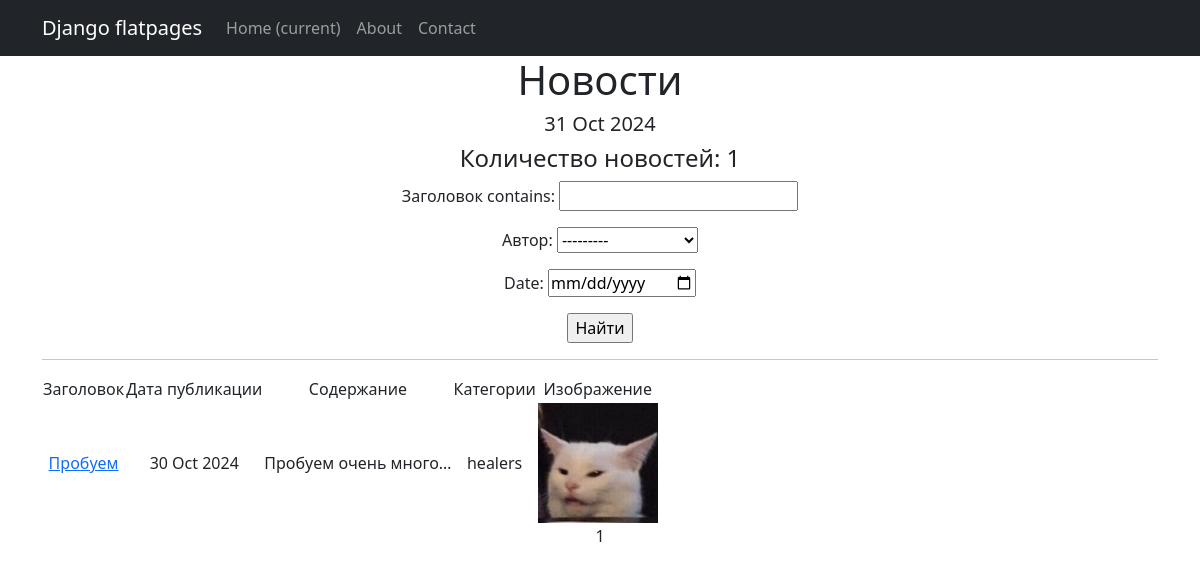
The page /board/search/ on the database its author committed.
### board/models.py (models this page shows, shortened)
class Post(models.Model):
    tanks = 'TT'
    healers = 'HL'
    damage_dealers = 'DD'
    dealers = 'DL'
    guild_masters = 'GM'
    quest_givers = 'QG'
    blacksmiths = 'BM'
    tanners = 'TN'
    potion_makers = 'PM'
    spell_masters = 'SM'
    CATEGORIES = [
        ('tanks', 'Танки'),
        ('healers', 'Хилы'),
        ('damage_dealers', 'ДД'),
        ('dealers', 'Торговцы'),
        ('guild_masters', 'Гилдмастеры'),
        ('quest_givers', 'Квестгиверы'),
        ('blacksmiths', 'Кузнецы'),
        ('tanners', 'Кожевники'),
        ('potion_makers', 'Зельевары'),
        ('spell_masters', 'Мастера заклинаний')
    ]
    category = models.CharField(max_length=15, choices=CATEGORIES, verbose_name='Категория')
    author = models.ForeignKey(User, on_delete=models.CASCADE, verbose_name='Автор')
    datetime_in = models.DateTimeField(auto_now_add=True)
    heading = models.CharField(max_length=60, verbose_name='Заголовок')
    text = models.TextField(verbose_name='Текст')
    image = models.ImageField(upload_to=get_path_upload_image, null=True, blank=True, verbose_name='Изображение')
    video = models.FileField(upload_to=get_path_upload_video, null=True, blank=True, verbose_name='Видео')

### board/views.py (the view)
# urls.py: path('', PostsList.as_view(), name='post_list'),
class PostsList(ListView):
    model = Post
    ordering = '-datetime_in'
    context_object_name = 'post'
    paginate_by = 10
    def get_queryset(self):
        queryset = super().get_queryset()
        self.filterset = PostFilter(self.request.GET, queryset)
        return self.filterset.qs
    def get_context_data(self, **kwargs):
        context = super().get_context_data(**kwargs)
        context['filterset'] = self.filterset
        return context
    def get_template_names(self):
        if self.request.path == '/board/search/':
            return 'search.html'
        return 'board.html'

### board/templatetags/custom_tags.py (called while the page is built)
@register.simple_tag()
def current_time(format_string='%b %d %Y'):
    return datetime.utcnow().strftime(format_string)

### templates/search.html (shortened to what this page needs)
{% extends 'flatpages/default.html' %}
{% load custom_tags %}
{% block content %}
<h1>Новости</h1>
<h5>{% current_time '%d %b %Y' %}</h5>
<h4>Количество новостей: {{ post|length }}</h4>
    <form action="" method="get">
        {{ filterset.form.as_p }}
        <input type="submit" value="Найти" />
    </form>
<hr>
    <table>
        <tr>
            <td>Заголовок</td>
            <td>Дата публикации</td>
            <td>Содержание</td>
            <td>Категории</td>
            <td>Изображение</td>
        </tr>
        {% for p in post %}
        <tr>
            <td>
                <a href="{% url 'ad_detail' p.id %}">{{ p.heading }}</a>
            </td>
            <td>{{ p.datetime_in|date:'d M Y' }}</td>
            <td>{{ p.text|truncatechars:20 }}</td>
            <td>{{ p.category }}</td>
            <td>
                {% if p.image %}
                    <img src="{{ p.image.url }}" width="120" height="120" alt="">
                {% else %}
                    <h6>Изображения нет</h6>
                {% endif %}
            </td>
        </tr>
        {% endfor %}
    </table>
    {{ page_obj.number }}
{% endblock content %}

### rows shown on the page
Post: heading "Пробуем", datetime_in "30 Oct 2024", text "Пробуем очень много…", category "healers", image (picture)

### other values the page prints
{{ post|length }} "1"
{{ page_obj.number }} "1"
